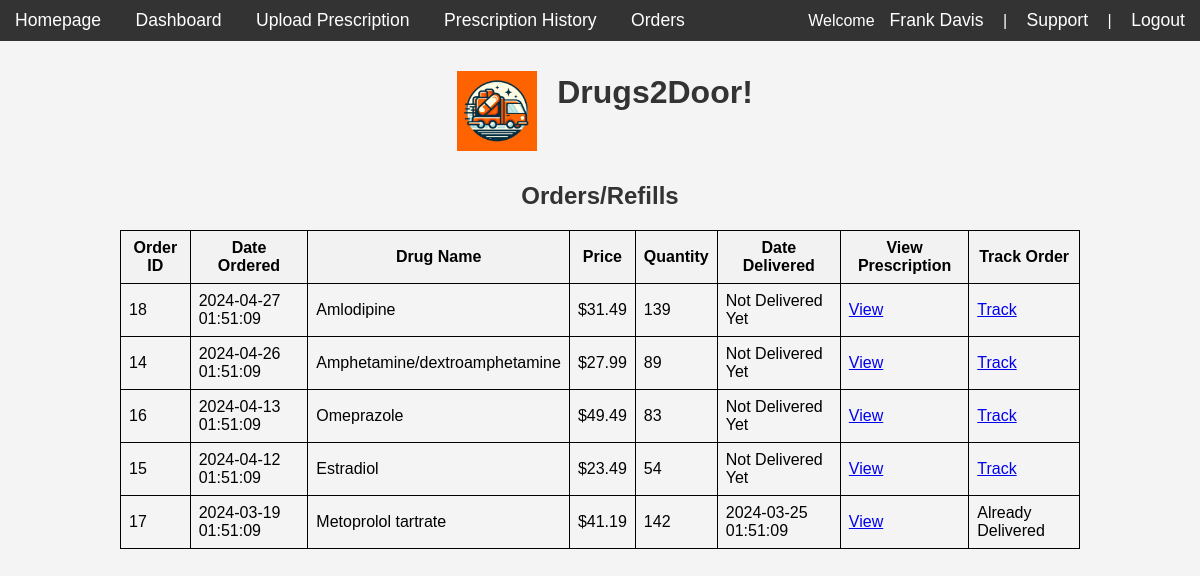
Page /orders (signed in) on the committed database.
### models.py (models this page shows, shortened)
class User(db.Model):
  __tablename__ = 'users'
  id = db.Column(db.Integer, primary_key=True)
  name = db.Column(db.String(100), nullable=False)
  email = db.Column(db.String(120), unique=True, nullable=False)
  password = db.Column(db.String(128), nullable=False)
  address = db.Column(db.String(255), nullable=True)
  phone = db.Column(db.String(20))
  @property
  def is_authenticated(self):
    return bool(self.password)
  orders = relationship('Order', backref='user')

class Order(db.Model):
  id = db.Column(Integer, primary_key=True)
  user_id = db.Column(db.Integer, ForeignKey('users.id'))
  items = relationship('DrugOrder', back_populates='order')

class DrugOrder(db.Model):
  id = db.Column(Integer, primary_key=True)
  order_id = db.Column(Integer, ForeignKey('order.id'), nullable=False)
  drug_id = db.Column(Integer, ForeignKey('drug.id'), nullable=False)
  quantity = db.Column(Integer, nullable=False)
  date_ordered = db.Column(DateTime, nullable=False)
  date_delivered = db.Column(DateTime)
  prescription_approved = db.Column(Boolean, default=False)
  drug = relationship('Drug', back_populates='items')
  order = relationship('Order', back_populates='items')

class Drug(db.Model):
  id = db.Column(Integer, primary_key=True)
  name = db.Column(String(200), nullable=False, unique=True)
  price = db.Column(db.Numeric(10, 2), nullable=False)
  items = relationship('DrugOrder', back_populates='drug')

### app.py (the view)
@app.route('/orders')
def orders():
    orders = Order.query.filter_by(user_id=current_user.id).join(DrugOrder).order_by(DrugOrder.date_ordered.desc()).all()
    return render_template('orders.html', orders=orders)

### app.py (called while the page is built)
@login_manager.user_loader
def load_user(user_id):
    return User.query.get(int(user_id))

### templates/orders.html
{% extends "base.html" %}
{% block content %}
<h2>Orders/Refills</h2>
{% if current_user.is_authenticated %}
  {% if current_user.orders %}
    <table style="width: 80%; table-layout: auto;">
      <thead>
        <tr>
          <th>Order ID</th>
          <th>Date Ordered</th>
          <th>Drug Name</th>
          <th>Price</th>
          <th>Quantity</th>
          <th>Date Delivered</th>
          <th>View Prescription</th>
          <th>Track Order</th>
        </tr>
      </thead>
      <tbody>
        {% for order in orders %}
        {% for drug_order in order.items %}
        <tr>
            <td>{{ order.id }}</td>
            <td>{{ drug_order.date_ordered.strftime('%Y-%m-%d %H:%M:%S') }}</td>
            <td>{{ drug_order.drug.name }}</td>
            <td>&#36;{{ drug_order.drug.price }}</td>
            <td>{{ drug_order.quantity }}</td>
            <td>{{ drug_order.date_delivered.strftime('%Y-%m-%d %H:%M:%S') if drug_order.date_delivered else 'Not Delivered Yet' }}</td>
            <td><a href="{{ url_for('history', order_id=order.id) }}">View</a></td>
            <td>
                {% if drug_order.date_delivered %}
                Already Delivered
                {% else %}
                <a href="{{ url_for('history', order_id=order.id) }}">Track</a>
                {% endif %}
            </td>
        </tr>
        {% endfor %}
    {% endfor %}
      </tbody>
    </table>
  {% else %}
    <p>No orders to show.</p>
  {% endif %}
{% else %}
  <p>You need to be logged in to view your orders.</p>
  <div style="text-align: center;">
    <a href="{{ url_for('login') }}">Login</a>
  </div>
{% endif %}
{% endblock %}

### templates/base.html (shortened to what this page needs)
<!doctype html>
<html lang="en">
<head>
    <link rel="stylesheet" href="{{ url_for('static', filename='css/styles.css') }}">
</head>
<body>
    <nav>
        <a href="{{ url_for('home') }}">Homepage</a>
        {% if current_user.is_authenticated %}
            <a href="{{ url_for('dashboard') }}">Dashboard</a>
            <a href="{{ url_for('upload') }}">Upload Prescription</a>
            <a href="{{ url_for('history') }}">Prescription History</a>
            <a href="{{ url_for('orders') }}">Orders</a>
            <div class="right-align">
                <span>Welcome<a href="{{ url_for('userdetails') }}">{{ current_user.name }}</a></span> |
                <a href="{{ url_for('support') }}">Support</a> |
                <a href="{{ url_for('logout') }}">Logout</a>
            </div>
        {% else %}
            <div class="right-align">
                <a href="{{ url_for('register') }}">Register</a> |
                <a href="{{ url_for('login') }}">Login</a>
            </div>
        {% endif %}
    </nav>
    {% if request.endpoint == 'home' %}
        <a href="{{ url_for('home') }}"><img src="{{ url_for('static', filename='images/logo.png') }}" alt="Drugs2Door Logo" class="logo"></a>
        <h1> Welcome to Drugs2Door!</h1>
        <h2> Your Dose Delivered, Stat!</h2>
    {% else %}
        <div class="header">
            <a href="{{ url_for('home') }}"><img src="{{ url_for('static', filename='images/logo.png') }}" alt="Drugs2Door Logo" class="logo"></a>
            <h1>Drugs2Door!</h1>
        </div>
    {% endif %}
    <br>
    {% block content %}{% endblock %}
</body>
</html>

### static/css/styles.css (style rules this page uses)
body { font-family: Arial, sans-serif; margin: 0; padding: 0; background-color: #f4f4f4; }
nav { background-color: #333; color: #fff; padding: 10px 0; text-align: left; }
nav a { color: #fff; margin: 0 15px; text-decoration: none; font-size: 1.1em; }
h1 { color: #333; text-align: center; }
h2 { color: #333; text-align: center; }
table { width: 55%; border-collapse: collapse; margin: 0 auto; }
th, td { border: 1px solid #000000; padding: 8px; text-align: left; }
th { background-color: #f2f2f2; }
.logo { display: block; margin-top: 20px; margin-left: auto; margin-right: auto; margin-bottom: -17px; width: 300px; height: auto; padding: 10px; }
th { text-align: center; }
.right-align { float: right; }

### templates/base.html (style rules this page uses)
.logo { height: 80px; width: 80px; margin-right: 10px; }
.logo { height: 80px; width: 80px; }
.header { display: flex; align-items: center; justify-content: center; text-align: center; }
.right-align { float: right; }

### rows in the picture
User: name "Frank Davis"
Order: id "18"
DrugOrder: date_ordered "2024-04-27 01:51:09", drug.name "Amlodipine", drug.price "31.49", quantity "139", date_delivered "Not Delivered Yet"
Order: id "14"
DrugOrder: date_ordered "2024-04-26 01:51:09", drug.name "Amphetamine/dextroamphetamine", drug.price "27.99", quantity "89", date_delivered "Not Delivered Yet"
Order: id "16"
DrugOrder: date_ordered "2024-04-13 01:51:09", drug.name "Omeprazole", drug.price "49.49", quantity "83", date_delivered "Not Delivered Yet"
Order: id "15"
DrugOrder: date_ordered "2024-04-12 01:51:09", drug.name "Estradiol", drug.price "23.49", quantity "54", date_delivered "Not Delivered Yet"
Order: id "17"
DrugOrder: date_ordered "2024-03-19 01:51:09", drug.name "Metoprolol tartrate", drug.price "41.19", quantity "142", date_delivered "2024-03-25 01:51:09", shows "Already Delivered"
